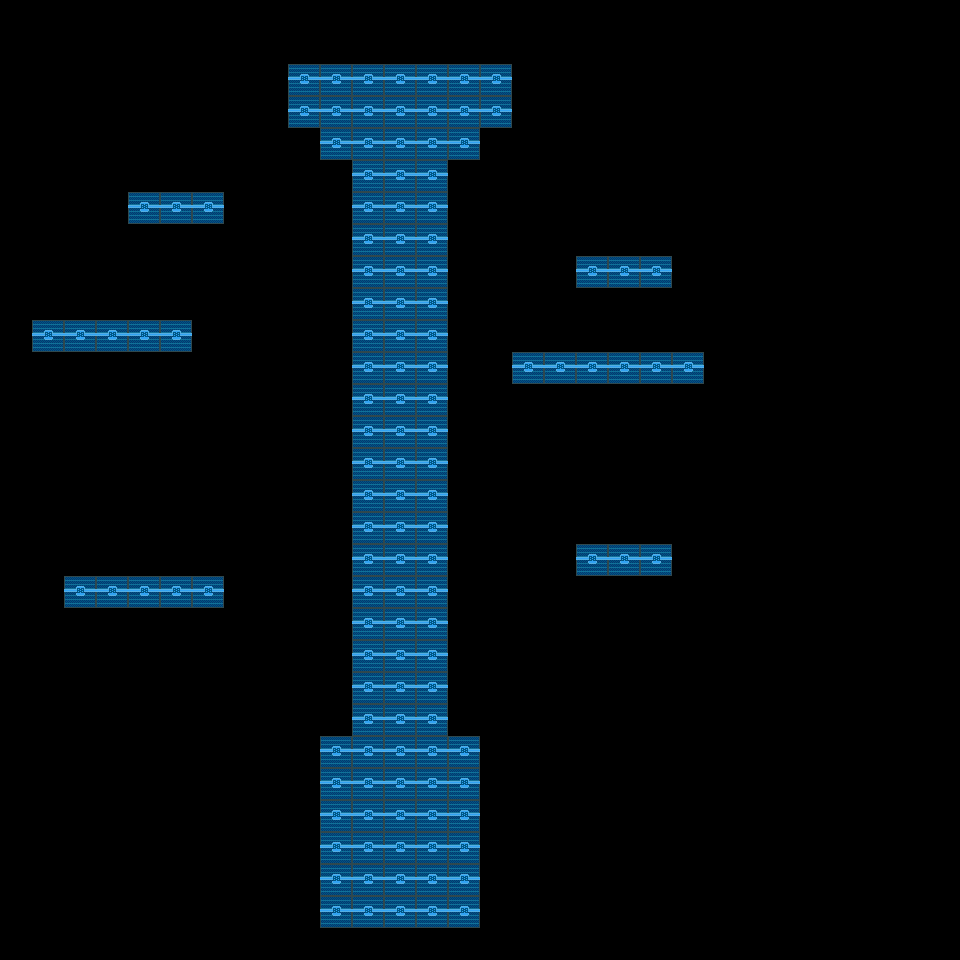

Below is a game level as drawn by its tile map, then a one-line description and the .tmx file that defines it, in full:
An orthogonal 30x30 tile map with 32x32 px tiles, 1 tile layer (Tile Layer 1).

<map version="1.0" tiledversion="1.1.3" orientation="orthogonal" renderorder="right-down" width="30" height="30" tilewidth="32" tileheight="32" infinite="0" nextobjectid="1">
 <tileset firstgid="1" source="W2Tilemap.tsx" />
 <layer name="Tile Layer 1" width="30" height="30">
  <data encoding="csv">
0,0,0,0,0,0,0,0,0,0,0,0,0,0,0,0,0,0,0,0,0,0,0,0,0,0,0,0,0,0,
0,0,0,0,0,0,0,0,0,0,0,0,0,0,0,0,0,0,0,0,0,0,0,0,0,0,0,0,0,0,
0,0,0,0,0,0,0,0,0,21,21,21,21,21,21,21,0,0,0,0,0,0,0,0,0,0,0,0,0,0,
0,0,0,0,0,0,0,0,0,21,21,21,21,21,21,21,0,0,0,0,0,0,0,0,0,0,0,0,0,0,
0,0,0,0,0,0,0,0,0,0,21,21,21,21,21,0,0,0,0,0,0,0,0,0,0,0,0,0,0,0,
0,0,0,0,0,0,0,0,0,0,0,21,21,21,0,0,0,0,0,0,0,0,0,0,0,0,0,0,0,0,
0,0,0,0,21,21,21,0,0,0,0,21,21,21,0,0,0,0,0,0,0,0,0,0,0,0,0,0,0,0,
0,0,0,0,0,0,0,0,0,0,0,21,21,21,0,0,0,0,0,0,0,0,0,0,0,0,0,0,0,0,
0,0,0,0,0,0,0,0,0,0,0,21,21,21,0,0,0,0,21,21,21,0,0,0,0,0,0,0,0,0,
0,0,0,0,0,0,0,0,0,0,0,21,21,21,0,0,0,0,0,0,0,0,0,0,0,0,0,0,0,0,
0,21,21,21,21,21,0,0,0,0,0,21,21,21,0,0,0,0,0,0,0,0,0,0,0,0,0,0,0,0,
0,0,0,0,0,0,0,0,0,0,0,21,21,21,0,0,21,21,21,21,21,21,0,0,0,0,0,0,0,0,
0,0,0,0,0,0,0,0,0,0,0,21,21,21,0,0,0,0,0,0,0,0,0,0,0,0,0,0,0,0,
0,0,0,0,0,0,0,0,0,0,0,21,21,21,0,0,0,0,0,0,0,0,0,0,0,0,0,0,0,0,
0,0,0,0,0,0,0,0,0,0,0,21,21,21,0,0,0,0,0,0,0,0,0,0,0,0,0,0,0,0,
0,0,0,0,0,0,0,0,0,0,0,21,21,21,0,0,0,0,0,0,0,0,0,0,0,0,0,0,0,0,
0,0,0,0,0,0,0,0,0,0,0,21,21,21,0,0,0,0,0,0,0,0,0,0,0,0,0,0,0,0,
0,0,0,0,0,0,0,0,0,0,0,21,21,21,0,0,0,0,21,21,21,0,0,0,0,0,0,0,0,0,
0,0,21,21,21,21,21,0,0,0,0,21,21,21,0,0,0,0,0,0,0,0,0,0,0,0,0,0,0,0,
0,0,0,0,0,0,0,0,0,0,0,21,21,21,0,0,0,0,0,0,0,0,0,0,0,0,0,0,0,0,
0,0,0,0,0,0,0,0,0,0,0,21,21,21,0,0,0,0,0,0,0,0,0,0,0,0,0,0,0,0,
0,0,0,0,0,0,0,0,0,0,0,21,21,21,0,0,0,0,0,0,0,0,0,0,0,0,0,0,0,0,
0,0,0,0,0,0,0,0,0,0,0,21,21,21,0,0,0,0,0,0,0,0,0,0,0,0,0,0,0,0,
0,0,0,0,0,0,0,0,0,0,21,21,21,21,21,0,0,0,0,0,0,0,0,0,0,0,0,0,0,0,
0,0,0,0,0,0,0,0,0,0,21,21,21,21,21,0,0,0,0,0,0,0,0,0,0,0,0,0,0,0,
0,0,0,0,0,0,0,0,0,0,21,21,21,21,21,0,0,0,0,0,0,0,0,0,0,0,0,0,0,0,
0,0,0,0,0,0,0,0,0,0,21,21,21,21,21,0,0,0,0,0,0,0,0,0,0,0,0,0,0,0,
0,0,0,0,0,0,0,0,0,0,21,21,21,21,21,0,0,0,0,0,0,0,0,0,0,0,0,0,0,0,
0,0,0,0,0,0,0,0,0,0,21,21,21,21,21,0,0,0,0,0,0,0,0,0,0,0,0,0,0,0,
0,0,0,0,0,0,0,0,0,0,0,0,0,0,0,0,0,0,0,0,0,0,0,0,0,0,0,0,0,0
</data>
 </layer>
</map>
